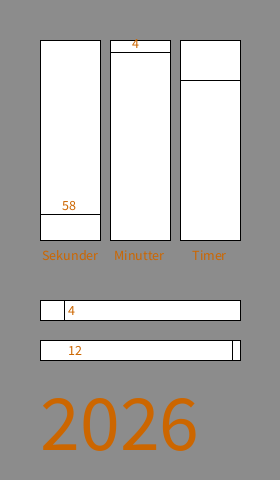
Frame 1 (no input)
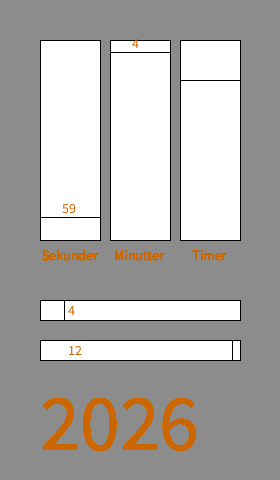
Frame 60 (the mouse pressed at the canvas centre just before this capture)
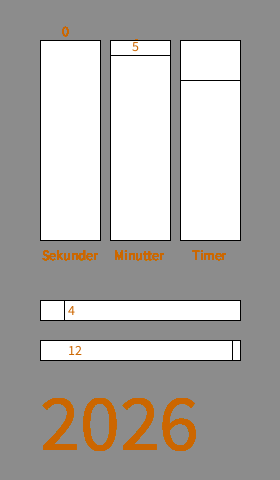
Frame 120 (the mouse held since frame 60 and released just before this capture)

The Processing sketch that drew these frames (run headless with seeded random() and noise(); from frame 60 on, the mouse is pressed at the canvas centre):

// Processing sketch: clock_digital
// ── clock_digital.pde
void setup () {
  size(280, 480);
  background(140);

}

void draw () {
 fill(255);
  textSize(14);
 float s = ((200/60)*second());
 float m = ((200/60)*minute());
 float h = ((200/24)*hour ());
 float dato = ((200/30)*day());
 float maned = ((200/12)*month());
 float ar = year();
 
 
 rect(40, 40, 60, 200);
 line(40, 40+s, 100, 40+s);
 
 rect(110, 40, 60, 200);
 line(110, 40+m, 170, 40+m);
 
 rect(180, 40, 60, 200);
 line(180, 40+h, 240, 40+h);
 
 fill(204, 102, 0);
text("Sekunder", 42, 260);
text("Minutter", 114, 260);
text("Timer", 192, 260);
fill(255);

  rect(40, 300, 200, 20);
  line(40+dato, 300, 40+dato, 320);
  
  fill(204, 102, 0);
  text(day(), 40+dato+4, 315);

  text(second(), 62, 40+s-4);
  text(minute(), 132, 40+m-4);




fill(255);


rect(40, 340, 200, 20);
  line(40+maned, 340, 40+maned, 360);
 fill(204, 102, 0);
  text(month(), 40+dato+4, 355);


textSize(80);
text(year(), 40, 450);

}
